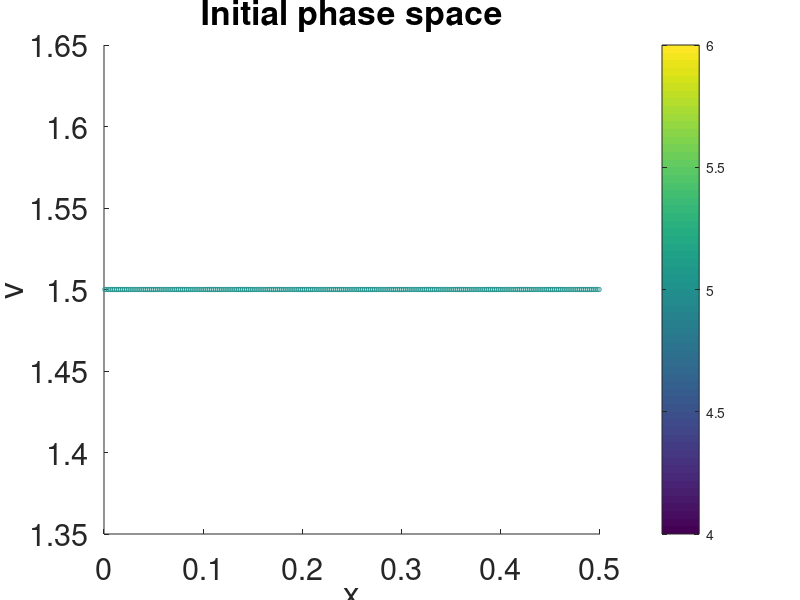

This chart was generated by the following MATLAB code:
% script for computing and presenting pre-run diagnostics
function prerun()%(xvec0,vvec0,f0vec,pointsize,xmin,L,figure_font,figure_name,save_movie)
%pre run diagnostics

    load('output_data')
    figure(6)
    pointsize ;
    scatter(xvec0,vvec0,pointsize, f0vec);
    xlim([xmin,xmin+L])
    title('Initial phase space')
    colorbar()
    xlabel('x')
    ylabel('v')
    set(gca,'fontsize',figure_font)
    
    if save_movie
        print([figure_name 'phase_initial'],'-dpng')
    end
pause(.3)